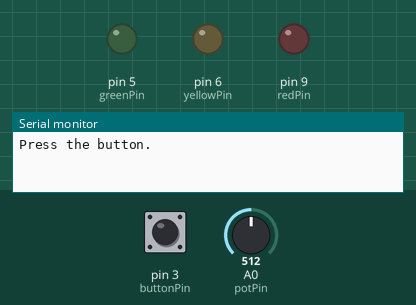
Bench run of a sketch on a simulated Arduino Uno, built with avr-gcc and run on an emulated ATmega328P. On the bench: output pins drawn as LEDs (lit = HIGH), the last lines printed to the serial monitor. The inputs (shaded band) are chosen by the test bench; at power-on: pin 3 (buttonPin) LOW, A0 (potPin) = 512.

Above: at 1.2 s.
1.3 s: pin 3 (buttonPin) pulled HIGH for 3.2 s
At 5.8 s:
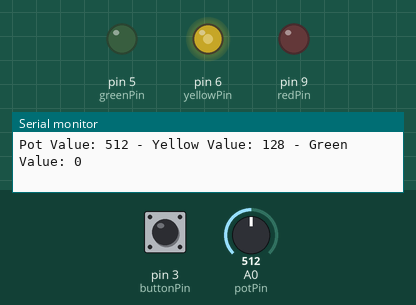
6.1 s: A0 (potPin) set to 306
At 7.4 s:
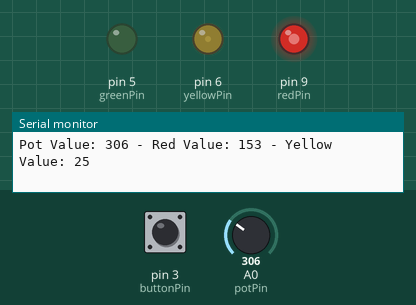
7.7 s: A0 (potPin) set to 246
At 8.2 s:
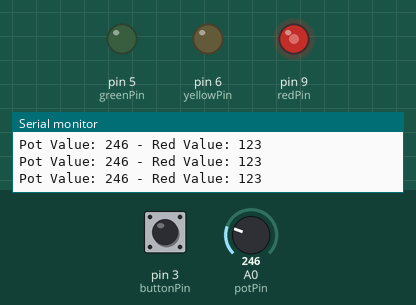
9.2 s: A0 (potPin) set to 122
At 9.6 s:
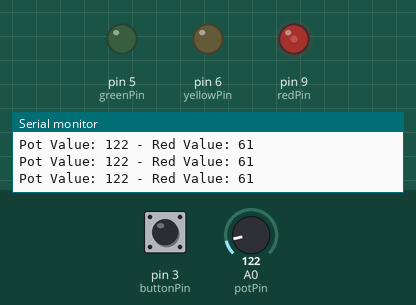
10.7 s: A0 (potPin) set to 511
At 11.5 s:
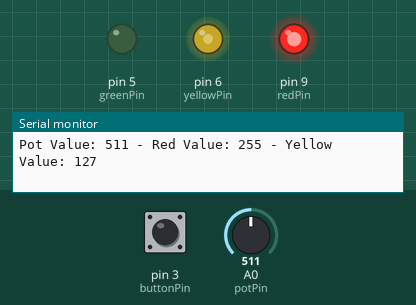
12.2 s: A0 (potPin) set to 777
At 12.7 s:
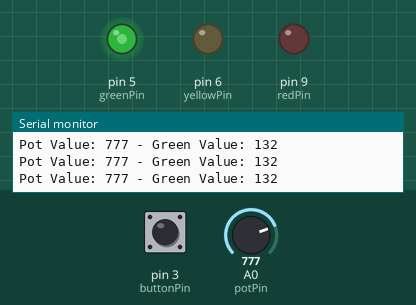
Timing chart, 0 to 14.7 s (numbered marks = the images above; inputs shaded):
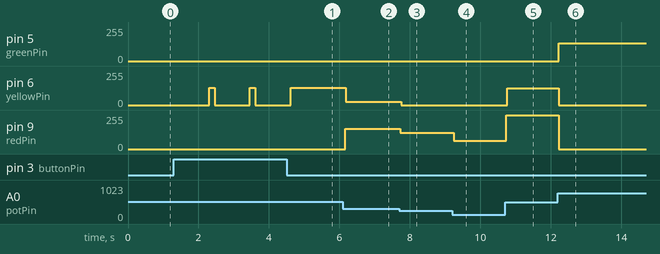

The sketch:

btn_potmtr_leds_system.ino
```cpp
int buttonPin = 3;
int potPin = A0;
int greenPin = 5;
int yellowPin = 6;
int redPin = 9;

bool systemState = false;

int minRed = 0;
int maxRed = 511;
int minYellow = 256;
int maxYellow = 767;
int minGreen = 512;
int maxGreen = 1023;

void setup() {
  // put your setup code here, to run once:
  pinMode(buttonPin, INPUT);
  pinMode(potPin, INPUT);
  pinMode(greenPin, OUTPUT);
  pinMode(yellowPin, OUTPUT);
  pinMode(redPin, OUTPUT);
  Serial.begin(9600);

  Serial.println("Press the button.");
}

void loop() {
  // put your main code here, to run repeatedly:
  int read = digitalRead(buttonPin);
  if(read == HIGH){
    systemState = abs(systemState - 1);
    if(systemState == false){
      Serial.println("\nSystem state: OFF");
      delay(150);
    } else {
      Serial.println("\nSystem state: ON");
      delay(1000);
    }

  }

  if(systemState == true){
    int potValue = analogRead(potPin);
    Serial.print("Pot Value: ");
    Serial.print(potValue);
    if(potValue >= minRed && potValue <= maxRed){
      int redVal = (potValue - minRed) / 2;
      analogWrite(redPin, redVal);
      Serial.print(" - Red Value: ");
      Serial.print(redVal);
    } else {
      analogWrite(redPin, 0);
    }
    if(potValue >= minYellow && potValue <= maxYellow){
      int yellowVal = (potValue - minYellow) / 2;
      analogWrite(yellowPin, yellowVal);
      Serial.print(" - Yellow Value: ");
      Serial.print(yellowVal);
    } else {
      analogWrite(yellowPin, 0);
    }
    if(potValue >= minGreen && potValue <= maxGreen){
      int greenVal = (potValue - minGreen) / 2;
      analogWrite(greenPin, greenVal);
      Serial.print(" - Green Value: ");
      Serial.print(greenVal);
    } else {
      analogWrite(greenPin, 0);
    }
    Serial.println("");
  } else {
    analogWrite(redPin, 0);
    analogWrite(yellowPin, 0);
    analogWrite(greenPin, 0);
  }
}
```

Measured:
- after the input at 1.3 s, pin 6 (yellowPin): alternates 128/255 for 0.16 s and 0/255 for 1.0 s, starting after 1.0 s
- after the input at 6.1 s, pin 6 (yellowPin): 128/255 → 25/255 after 0.08 s; pin 9 (redPin): 0/255 → 153/255 after 0.06 s
- after the input at 7.7 s, pin 6 (yellowPin): 25/255 → 0/255 after 0.05 s; pin 9 (redPin): 153/255 → 123/255 at once
- after the input at 9.2 s, pin 9 (redPin): 123/255 → 61/255 at once
- after the input at 10.7 s, pin 6 (yellowPin): 0/255 → 127/255 after 0.06 s; pin 9 (redPin): 61/255 → 255/255 at once
- after the input at 12.2 s, pin 5 (greenPin): 0/255 → 132/255 at once; pin 6 (yellowPin): 127/255 → 0/255 at once; pin 9 (redPin): 255/255 → 0/255 at once
